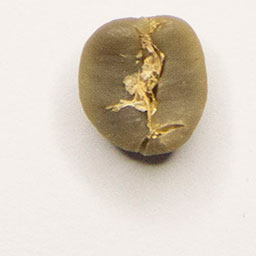
#> input picture Coffe_Beans_Test/_Sysroot/Premium/P_1600.jpg, 256 x 256 px, found by its file name
$ python Premium01.py
#> lines starting #> are read from the running program, lines starting #| are printed output that depends on the picture
# import required libraries
import cv2
from matplotlib import pyplot as plt

# Read the input image
img = cv2.imread('_Sysroot\Premium\P_1600.jpg')
#> img is the input picture: shape (256, 256, 3); mean B, G, R 193.5, 206.9, 216.9

# calculate the histogram for Blue, green ,Red color channels
hist1 = cv2.calcHist([img],[0],None,[256],[0,256]) #blue
#> hist1 = 256 values, max 8170 at index 236, min 0 at index 252, mean 256
hist2 = cv2.calcHist([img],[1],None,[256],[0,256]) # green
#> hist2 = 256 values, max 8100 at index 240, min 0 at index 0, mean 256
hist3 = cv2.calcHist([img],[2],None,[256],[0,256]) # red
#> hist3 = 256 values, max 8157 at index 245, min 0 at index 0, mean 256

# plot the histogram
plt.subplot(3,1,1), plt.plot(hist1, color='b')
plt.subplot(3,1,2), plt.plot(hist2, color='g')
plt.subplot(3,1,3), plt.plot(hist2, color='r')

plt.show()
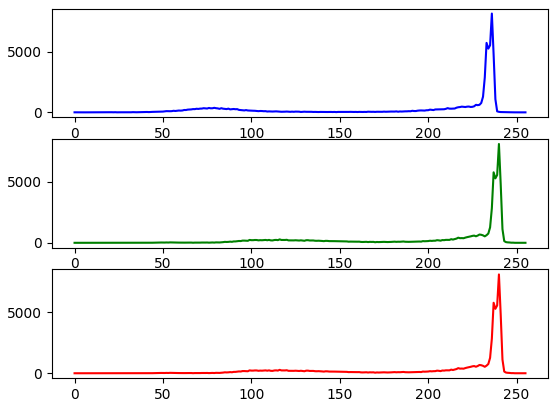
#> figure drawn by matplotlib, 3 panels; panel 1: curve peaks at x = 236, y = 8170; panel 2: curve peaks at x = 240, y = 8100; panel 3: curve peaks at x = 240, y = 8100
